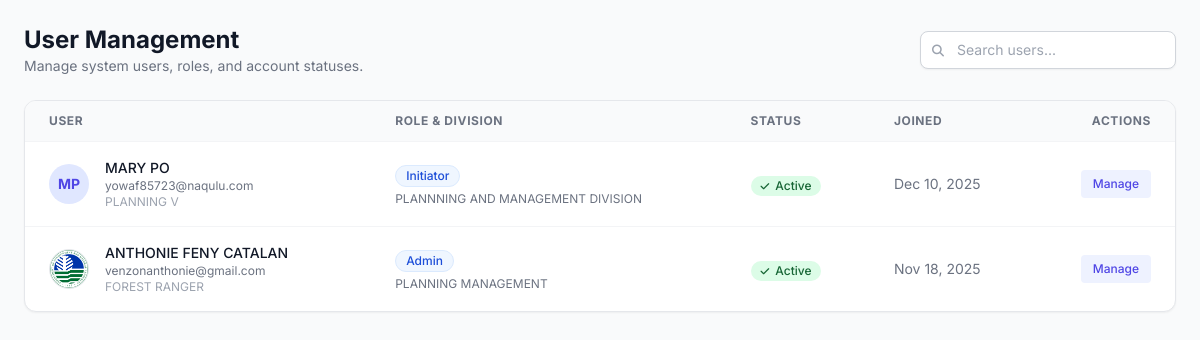
/admin_users.php (signed in), run on an earlier commit of the app's database.
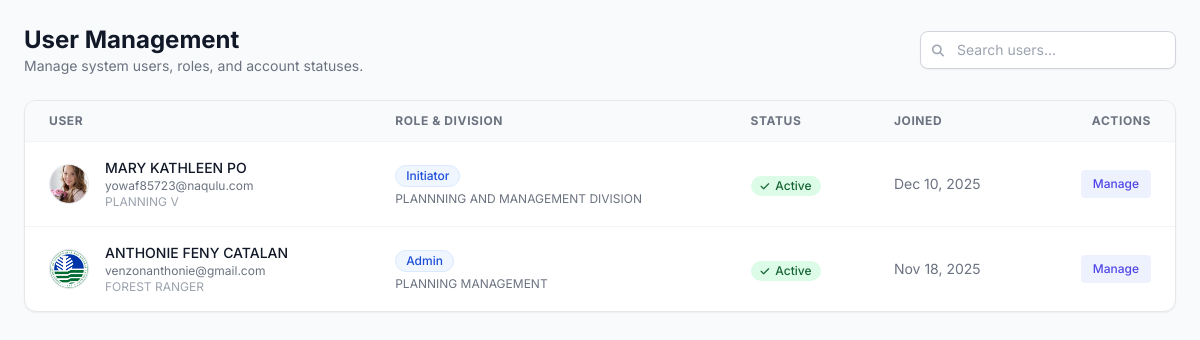
And on a later commit of the database.
### tables this page shows
CREATE TABLE `users` (
  `user_id` int(11) NOT NULL,
  `email` varchar(255) NOT NULL,
  `password_hash` varchar(255) NOT NULL,
  `first_name` varchar(100) NOT NULL,
  `middle_name` varchar(100) DEFAULT NULL,
  `last_name` varchar(100) NOT NULL,
  `suffix` varchar(20) DEFAULT NULL,
  `position` varchar(100) DEFAULT NULL,
  `designation` varchar(100) DEFAULT NULL,
  `division` varchar(100) DEFAULT NULL,
  `sex` enum('Male','Female','Other','Prefer not to say') DEFAULT NULL,
  `contact_number` varchar(50) DEFAULT NULL,
  `role` enum('Initiator','Section Chief','Division Chief','ARD','RED','Records Office','Admin') NOT NULL DEFAULT 'Initiator',
  `status` varchar(50) NOT NULL DEFAULT 'Pending',
  `verification_token` varchar(255) DEFAULT NULL,
  `token_expiry` datetime DEFAULT NULL,
  `reset_token` varchar(255) DEFAULT NULL,
  `reset_token_expiry` datetime DEFAULT NULL,
  `created_at` timestamp NOT NULL DEFAULT current_timestamp(),
  `otos_userlink` int(11) NOT NULL,
  `profile_picture_path` varchar(255) DEFAULT NULL
);

### admin_users.php (the view, shortened to what the changed rows need)
<?php
require_once 'db.php';
$users = [];
$sql = "SELECT user_id, first_name, last_name, email, role, status, division, position, created_at, profile_picture_path
        FROM users WHERE 1=1";
$sql .= " ORDER BY created_at DESC";
$stmt = $conn->prepare($sql);
$stmt->execute();
$result = $stmt->get_result();
while ($row = $result->fetch_assoc()) {
    $users[] = $row;
}
function get_initials($fname, $lname) {
    return strtoupper(substr($fname, 0, 1) . substr($lname, 0, 1));
}
?>
<!DOCTYPE html>
<html lang="en">
<head>
    <script src="https://cdn.tailwindcss.com"></script>
    <link rel="stylesheet" href="https://cdnjs.cloudflare.com/ajax/libs/font-awesome/6.4.0/css/all.min.css">
</head>
<body class="text-gray-800 p-6">
    <div class="flex flex-col sm:flex-row sm:items-center sm:justify-between mb-6 gap-4">
        <div>
            <h1 class="text-2xl font-bold text-gray-900">User Management</h1>
        </div>
    </div>
    <div class="bg-white rounded-xl shadow-sm border border-gray-200 overflow-hidden">
        <div class="overflow-x-auto">
            <table class="w-full text-left border-collapse">
                <thead>
                    <tr class="bg-gray-50 border-b border-gray-100 text-xs font-semibold text-gray-500 uppercase tracking-wider">
                        <th class="px-6 py-3">User</th>
                        <th class="px-6 py-3">Role & Division</th>
                        <th class="px-6 py-3">Status</th>
                        <th class="px-6 py-3">Joined</th>
                        <th class="px-6 py-3 text-right">Actions</th>
                    </tr>
                </thead>
                <tbody class="divide-y divide-gray-100">
                    <?php if (count($users) > 0): ?>
                        <?php foreach ($users as $u): ?>
                            <tr class="hover:bg-gray-50 transition-colors">
                                <td class="px-6 py-4">
                                    <div class="flex items-center">
                                        <?php if (!empty($u['profile_picture_path']) && file_exists($u['profile_picture_path'])): ?>
                                            <img class="h-10 w-10 rounded-full object-cover border border-gray-200" src="<?php echo htmlspecialchars($u['profile_picture_path']); ?>" alt="">
                                        <?php else: ?>
                                            <div class="h-10 w-10 rounded-full bg-indigo-100 text-indigo-600 flex items-center justify-center font-bold text-sm">
                                                <?php echo get_initials($u['first_name'], $u['last_name']); ?>
                                            </div>
                                        <?php endif; ?>
                                        <div class="ml-4">
                                            <div class="text-sm font-medium text-gray-900"><?php echo htmlspecialchars($u['first_name'] . ' ' . $u['last_name']); ?></div>
                                            <div class="text-xs text-gray-500"><?php echo htmlspecialchars($u['email']); ?></div>
                                            <div class="text-xs text-gray-400"><?php echo htmlspecialchars($u['position']); ?></div>
                                        </div>
                                    </div>
                                </td>
                                <td class="px-6 py-4">
                                    <span class="inline-flex items-center px-2.5 py-0.5 rounded-full text-xs font-medium bg-blue-50 text-blue-700 border border-blue-100 mb-1">
                                        <?php echo htmlspecialchars($u['role']); ?>
                                    </span>
                                    <div class="text-xs text-gray-500"><?php echo htmlspecialchars($u['division']); ?></div>
                                </td>
                                <td class="px-6 py-4">
                                    <?php
                                        $statusClass = 'status-' . strtolower($u['status']);
                                        $statusIcon = match($u['status']) {
                                            'active' => 'fa-check',
                                            'pending' => 'fa-clock',
                                            'disabled' => 'fa-ban',
                                            default => 'fa-circle'
                                        };
                                    ?>
                                    <span class="inline-flex items-center gap-1.5 px-2.5 py-0.5 rounded-full text-xs font-medium <?php echo $statusClass; ?>">
                                        <i class="fas <?php echo $statusIcon; ?> text-[10px]"></i>
                                        <?php echo ucfirst(htmlspecialchars($u['status'])); ?>
                                    </span>
                                </td>
                                <td class="px-6 py-4 text-sm text-gray-500">
                                    <?php echo date('M d, Y', strtotime($u['created_at'])); ?>
                                </td>
                                <td class="px-6 py-4 text-right">
                                    <button onclick='openEditModal(<?php echo json_encode($u); ?>)' class="text-indigo-600 hover:text-indigo-900 font-medium text-xs bg-indigo-50 hover:bg-indigo-100 px-3 py-1.5 rounded transition-colors">
                                        Manage
                                    </button>
                                </td>
                            </tr>
                        <?php endforeach; ?>
                    <?php endif; ?>
                </tbody>
            </table>
        </div>
        </div>
</body>
</html>

What changed in the data, as far as the page shows it:
changed users "yowaf85723@naqulu.com": profile_picture_path: picture added; first_name+last_name "MARY PO" → "MARY KATHLEEN PO"; get_initials($u['first_name'], $u['last_name']) "MP" → (not shown)
